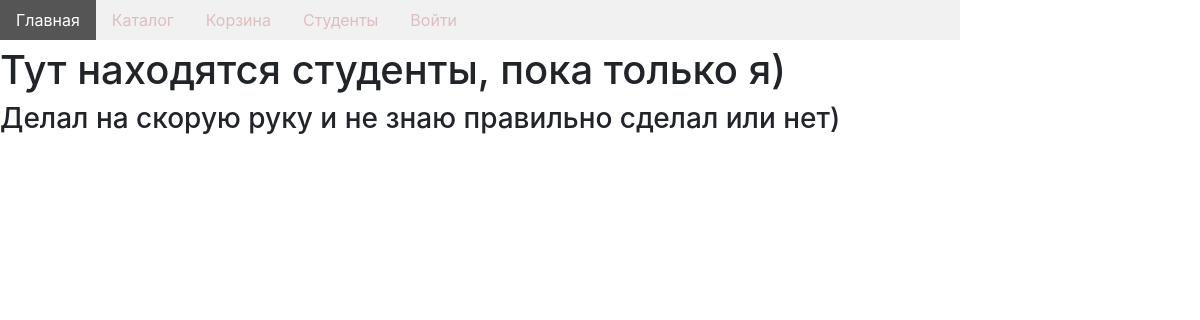
The app's page /student/, older data.
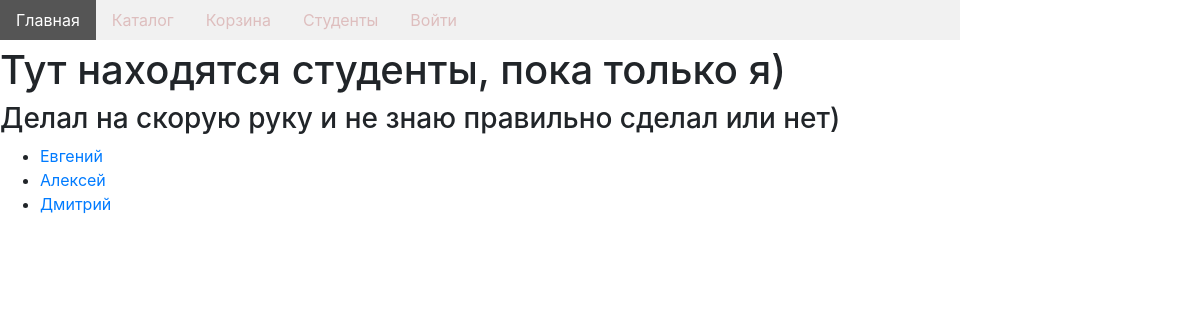
The same page, newer data.
### studentapp/models.py (models this page shows)
class Student(models.Model):
    name = models.CharField(max_length=128)
    surname = models.CharField(max_length=128)
    def __str__(self):
        return self.name
    class Meta:
        verbose_name = 'Ученик'
        verbose_name_plural = 'Ученики'

### studentapp/views.py (the view)
# urls.py: path('student/', include('studentapp.urls', namespace='student')),
def student(request):
    students = Student.objects.all()
    context = {
        'students': students,
        'page_title': 'студенты',
    }
    return render(request, 'studentapp/student.html', context)

### studentapp/templates/studentapp/student.html
{% extends 'studentapp/base.html' %}
{% block content %}
    <h1>Тут находятся студенты, пока только я)</h1>
    <h3>Делал на скорую руку и не знаю правильно сделал или нет)</h3>
    <div class="catalog-menu">
        <ul>
            {% for item in students %}
                <li>
                    <a href="#">{{ item }}</a>
                </li>
            {% endfor %}
        </ul>
    </div>
{% endblock %}

### studentapp/templates/studentapp/base.html (shortened to what this page needs)
<!DOCTYPE html>
<html lang="ru">
    <head>
        {% block css %}
            <link rel="stylesheet" href="../../../static/css/bootstrap.min.css">
            <link rel="stylesheet" href="../../../static/css/main.css">
        {% endblock %}
    </head>
    <body>
        <div class="main-menu">
            <ul>
                <li>
                  <a href="{% url 'main:index' %}">Главная</a>
                </li>
                <li>
                  <a href="{% url 'main:catalog' %}">Каталог</a>
                </li>
                <li>
                  <a href="{% url 'basket:index' %}">Корзина</a>
                </li>
                <li>
                    <a href="{% url 'student:student' %}">Студенты</a>
                </li>
                <li>
                    {% if user.is_authenticated %}
                        <a href="{% url 'auth:logout' %}">Выйти</a>
                    {% else %}
                        <a href="{% url 'auth:login' %}">Войти</a>
                    {% endif %}
                </li>
            </ul>
        </div>
        {% block content %}
        {% endblock %}
    </body>
</html>

### static/css/main.css (style rules this page uses)
.main-menu ul { list-style-type: none; margin: 0; padding: 0; width: 80%; background-color: #f1f1f1; display: inline-block; }
.main-menu li { float: left; }
.main-menu li a { display: block; color: #debebe; padding: 8px 16px; text-decoration: none; }

Row changes from the older to the newer data that the page shows:
added Student: name "Евгений"
added Student: name "Алексей"
added Student: name "Дмитрий"
